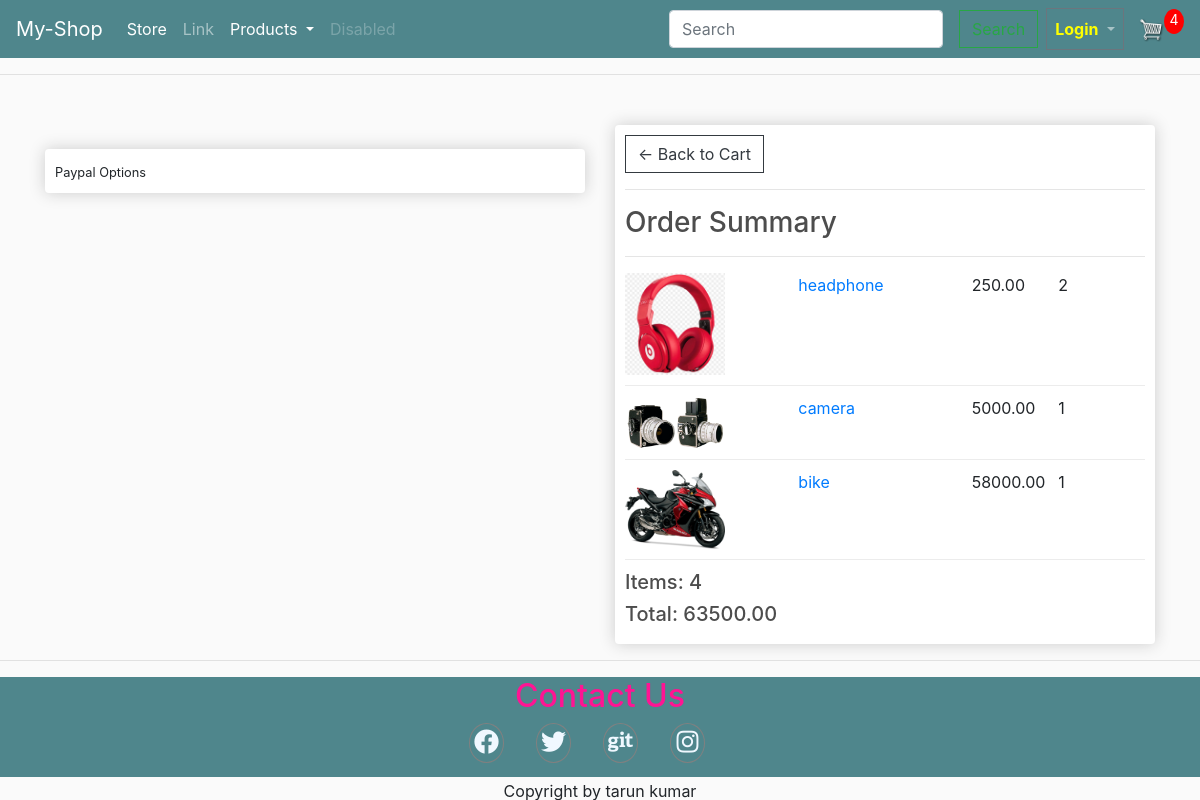
Screenshot of /checkout/ (signed in) with the database file from the repository.
### store/models.py (models this page shows, shortened)
class OrderItem(models.Model):
    product = models.ForeignKey(Product, on_delete=models.SET_NULL, blank=True,null=True)
    order = models.ForeignKey(Order, on_delete=models.SET_NULL, blank=True,null=True)
    quantity = models.IntegerField(default=0, null=True,blank=True)
    date_added = models.DateTimeField(auto_now_add=True)
    @property
    def get_total(self):
        total = self.product.price * self.quantity
        return total

class Product(models.Model):
    name = models.CharField(null=True, max_length=50)
    modeltype = models.CharField(null=True, max_length=50)
    price = models.DecimalField( max_digits=7, decimal_places=2)
    productDetail = models.TextField(null=True,blank=True)
    degital = models.BooleanField(default=False,null=True,blank=False)
    image = models.ImageField(null=True,blank=True,)
    @property
    def imageURL(self):
        try:
            url = self.image.url
        except:
            url = ''
        return url

class Order(models.Model):
    customer = models.ForeignKey(Customer, on_delete=models.SET_NULL, blank=True,null=True)
    date_order = models.DateTimeField( auto_now_add=True)
    complete =  models.BooleanField(default=False,null=True,blank=False)
    transaction_id = models.CharField(max_length=10,null=True, unique=True, editable=False, default=str(random.randint(1000000000, 9999999999)))
    @property
    def shipping(self):
        shipping = False
        orderitems = self.orderitem_set.all()
        for i in orderitems:
            if i.product.degital == False:
                shipping = True
            return shipping
    @property
    def get_cart_total(self):
        orderitems = self.orderitem_set.all()
        total = sum([item.get_total for item in orderitems])
        return total
    @property
    def get_cart_items(self):
        orderitems = self.orderitem_set.all()
        total = sum([item.quantity for item in orderitems])
        return total

### store/views.py (the view)
# urls.py: path('checkout/', views.checkout, name="checkout"),
def checkout(request):
    if request.user.is_authenticated:
        customer = request.user.customer
        order, created = Order.objects.get_or_create(
            customer=customer, complete=False)
        items = order.orderitem_set.all()
        cartItems = order.get_cart_items
    else:
        items = []
        order = {'get_cart_total': 0, 'get_cart_item': 0, 'shipping': False}
        cartItems = order['get_cart_item']
    context = {'items': items, 'order': order, 'cartItems': cartItems}
    return render(request, 'store/checkout.html', context)

### store/templates/store/checkout.html (shortened to what this page needs)
{% extends 'store/main.html' %} {% load static %}{% block title %}Checkout-Page{% endblock title %} {% block content %}
<div class="row">
    <div class="col-lg-6">
        <br>
        <div class="box-element hidden" id="payment-info">
            <small>Paypal Options</small>
        </div>
    </div>
    <div class="col-lg-6">
        <div class="box-element">
            <a class="btn btn-outline-dark" href="{% url 'cart' %}">&#x2190; Back to Cart</a>
            <hr>
            <h3>Order Summary</h3>
            <hr> {% for item in items %}
            <div class="cart-row">
                <div style="flex:2"><img class="row-image" src="{{item.product.imageURL}}"></div>
                <div style="flex:2">
                    <div style="flex:2"><a class="" href="{% url 'product_detail' item.product.name %}">{{item.product.name}}</a></div>
                </div>
                <div style="flex:1">
                    <p>{{item.product.price|floatformat:2}}</p>
                </div>
                <div style="flex:1">
                    <p>{{item.quantity}}</p>
                </div>
            </div>
            {% endfor %}
            <h5>Items: {{order.get_cart_items}}</h5>
            <h5>Total: {{order.get_cart_total}}</h5>
        </div>
    </div>
</div>
{% endblock content %}

### static/css/main.css (style rules this page uses)
body { background-color: hsl(0, 0%, 98%); }
h1, h2, h3, h4, h5, h6 { color: hsl(0, 0%, 30%); }
.box-element { box-shadow: hsl(0, 0%, 80%) 0 0 16px; background-color: #fff; border-radius: 4px; padding: 10px; }
.col-lg-4, .col-lg-6, .col-lg-8, .col-lg-12 { margin-top: 10px; }
.btn { border-radius: 0; }
.row-image { width: 100px; }
.cart-row { display: flex; align-items: flex-stretch; padding-bottom: 10px; margin-bottom: 10px; border-bottom: 1px solid #ececec; }

### rows the page displays
OrderItem: product.imageURL (picture), product.name "headphone", product.price "250.00", quantity "2"
OrderItem: product.imageURL (picture), product.name "camera", product.price "5000.00", quantity "1"
OrderItem: product.imageURL (picture), product.name "bike", product.price "58000.00", quantity "1"
Order: get_cart_items "4", get_cart_total "63500.00"

### other values shown
{{ cartItems }} "4"
